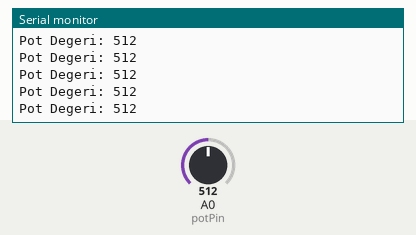
Bench run of a sketch on a simulated Arduino Uno, built with avr-gcc and run on an emulated ATmega328P. On the bench: the last lines printed to the serial monitor. Inputs (shaded band) come from the test bench; at power-on: A0 (potPin) = 512.

Above: at 1.2 s.
1.3 s: A0 (potPin) set to 991
At 2.3 s:
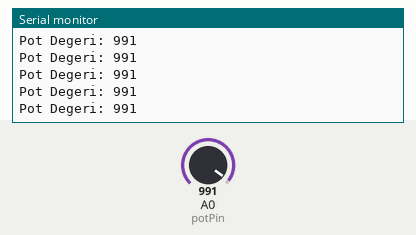
4.3 s: A0 (potPin) set to 1006
At 5.0 s:
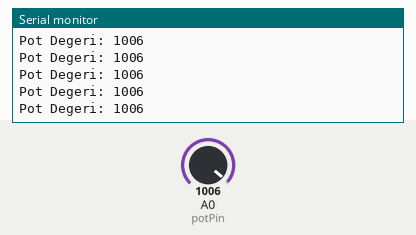
Timing chart, 0 to 7.3 s (numbered marks = the images above; inputs shaded):
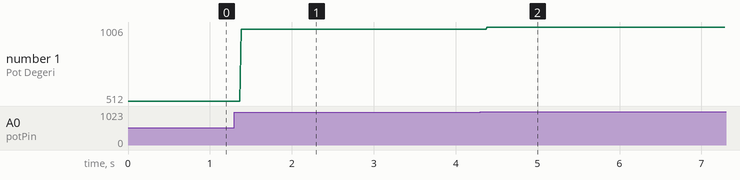

The sketch:

pottanDegerOkumak.ino
```cpp
byte potPin = A0;

int potDegeri = 0;

void setup()
{
  Serial.begin(9600);
}

void loop()
{
  potDegeri = analogRead(potPin);

  Serial.print("Pot Degeri: ");
  Serial.println(potDegeri);

}
```

Measured:
- after the input at 1.3 s, the serial monitor: prints a new line after 0.08 s (image 1)
- after the input at 4.3 s, the serial monitor: prints a new line after 0.09 s (image 2)
- plotted number 1: 512 → 991 after the input at 1.3 s, 991 → 1006 after the input at 4.3 s
